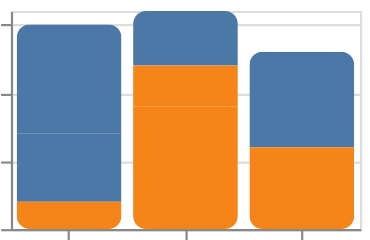

This figure's Vega-Lite source:
### Vega-Lite specification from a JSON file in a GitHub repository (floating-point values rounded to 4 significant figures)
{"$schema": "https://vega.github.io/schema/vega-lite/v6.json", "padding": 5, "autosize": "none", "data": {"name": "table", "values": [{"c": "A", "g": "p", "x": 1, "y": 2, "v": 5, "t": "2024-01-15", "o": {"v": 3}, "IMDB Rating": 6.1, "d": "x1"}, {"c": "B", "g": "q", "x": 2, "y": 4, "v": 9, "t": "2024-02-20", "o": {"v": 7}, "IMDB Rating": 7.4, "d": "x2"}, {"c": "A", "g": "q", "x": 3, "y": 3, "v": 2, "t": "2024-03-05", "o": {"v": 1}, "IMDB Rating": 5.2, "d": "x1"}, {"c": "C", "g": "p", "x": 4, "y": 6, "v": 7, "t": "2024-05-30", "o": {"v": 4}, "IMDB Rating": 8.8, "d": "x3"}, {"c": "B", "g": "p", "x": 5, "y": 5, "v": 4, "t": "2024-07-11", "o": {"v": 9}, "IMDB Rating": 6.9, "d": "x2"}, {"c": "C", "g": "q", "x": 6, "y": 8, "v": 6, "t": "2024-09-02", "o": {"v": 2}, "IMDB Rating": 7.7, "d": "x3"}, {"c": "A", "g": "p", "x": 7, "y": 7, "v": 8, "t": "2024-11-25", "o": {"v": 5}, "IMDB Rating": 4.4, "d": "x1"}, {"c": "B", "g": "q", "x": 8, "y": 9, "v": 3, "t": "2024-12-31", "o": {"v": 8}, "IMDB Rating": 9.1, "d": "x2"}]}, "width": 160, "height": 100, "mark": {"type": "bar", "cornerRadius": 6}, "encoding": {"x": {"field": "c", "type": "nominal"}, "y": {"field": "v", "type": "quantitative"}, "color": {"field": "g", "type": "nominal"}}}
